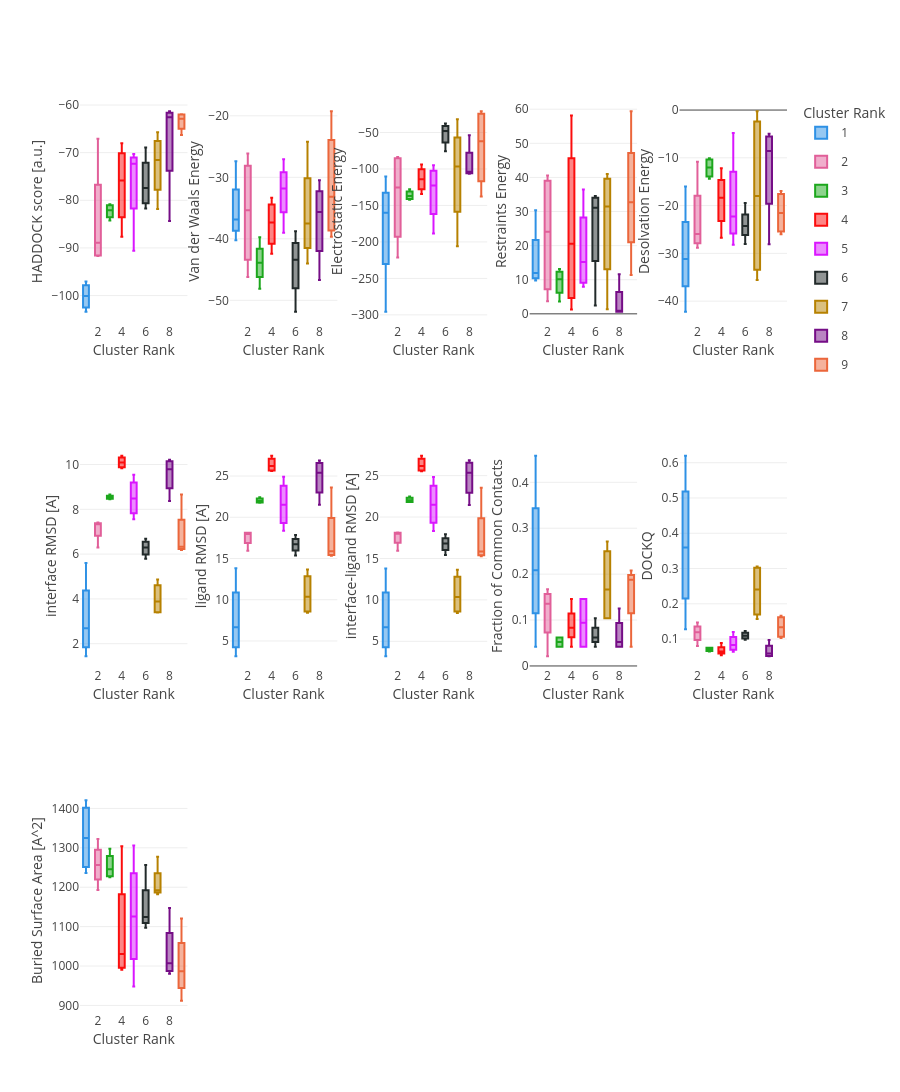

The cell this chart's notebook holds for it:
### Markdown cell above
Depending on the docking models, there could be a set of unclustered models. It will be explicitly shown in `report.html` as ‘other’. You can see the origins of these models in `traceback/traceback.tsv`.

Finally, the report also shows plots of the cluster statistics (distributions of values per cluster ordered according to their HADDOCK rank).

To view those distribution plots execute the next cell.

### Code cell
#@title View the various distribution plots
import json
import re
from plotly.offline import iplot

html_file_path = PROJECT_DIR / "runs" / "run1" / "analysis" / "13_caprieval_analysis" / "report.html"

with open(html_file_path, 'r') as f:
    html_content = f.read()

match_plot = re.search(r'<script id="data2" type="application/json">\s*(.*?)\s*</script>', html_content, re.DOTALL)

if match_plot:
    json_data_str_plot = match_plot.group(1)
    plot_data = json.loads(json_data_str_plot)

    if 'layout' in plot_data:
        plot_data['layout']['width'] = None
        # Remove the template entirely — it contains deprecated trace types
        # (e.g. heatmapgl) that newer plotly versions no longer recognize
        plot_data['layout'].pop('template', None)

    iplot(plot_data, validate=False)
else:
    print("Could not find the script tag with id='data1' in the HTML file.")
